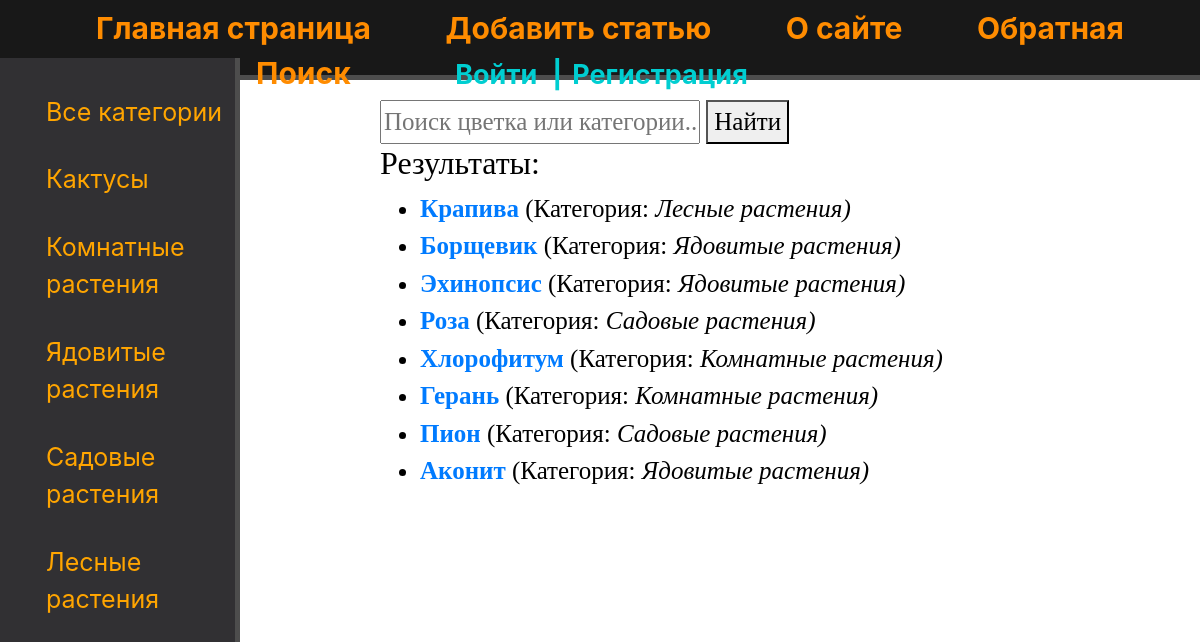
The app's page /search/, older data.
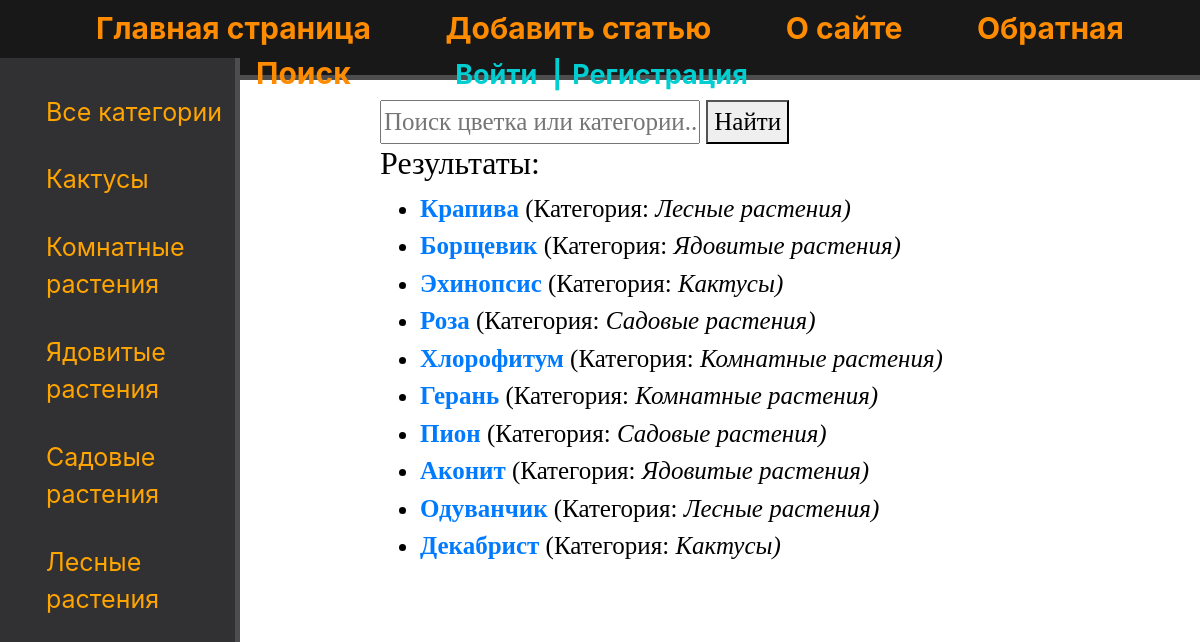
The same page, newer data.
### flowers/models.py (models this page shows, shortened)
class Category(models.Model):
    name = models.CharField(max_length=250)
    slug = models.SlugField(max_length=250, unique=True, db_index=True)
    def get_absolute_url(self):
        return reverse('category', kwargs={'cat_slug': self.slug})

class Flowers(models.Model):
    name = models.CharField(max_length=250, blank=True)
    slug = models.SlugField(max_length=250, unique=True, db_index=True)
    photo = models.ImageField(upload_to="photos/%Y/%m/%d/", default=None, blank=True, null=True, verbose_name="Фото")
    content = models.TextField(blank=True)
    time_create = models.DateTimeField(auto_now_add=True)
    time_update = models.DateTimeField(auto_now=True)
    cat = models.ForeignKey('Category', on_delete=models.PROTECT, null=True, verbose_name='Категории')

### flowers/views.py (the view)
# urls.py: path('search/', views.flower_search, name='search'),
def flower_search(request):
    query = request.GET.get('query_text', '').strip().lower()
    all_flowers = Flowers.objects.select_related('cat').all()
    if query:
        results = []
        for flower in all_flowers:
            flower_name = flower.name.lower()
            category_name = flower.cat.name.lower() if flower.cat else ""
            if query in flower_name or query in category_name:
                results.append(flower)
    else:
        results = all_flowers
    data = {'title': 'Поиск:',
            'menu': menu,
            'results': results,
            'query': request.GET.get('query_text', '')}
    return render(request, 'flowers/search.html', data)

### flowers/templatetags/flowers_category.py (called while the page is built)
@register.inclusion_tag('flowers/list_category.html')
def flower_category(cat_select=0):
    flower_cat = Category.objects.all()
    return {'category': flower_cat, 'cat_select': cat_select}

### users/context_processors.py (called while the page is built)
def get_flowers_context(request):
    return {'mainmenu': menu}

### flowers/templates/flowers/search.html (shortened to what this page needs)
{% extends 'base.html' %}
{% block content %}
<form method="GET" action="">
    <input type="text" name="query_text" placeholder="Поиск цветка или категории..." value="{{ query }}">
    <button type="submit">Найти</button>
</form>
<h2>Результаты:</h2>
<ul>
    {% for flower in results %}
        <li>
            <strong><a href="{% url 'post' flower.slug %}">{{ flower.name }}</a></strong>
            (Категория: <em>{{ flower.cat.name }})</em>
        </li>
    {% endfor %}
</ul>
{% endblock %}

### flowers/templates/flowers/list_category.html
{% for cat in category %}
    {% if cat.id == cat_select %}
        <li class="select">{{cat.name}}</li>
    {% else %}
        <li><a href="{{ cat.get_absolute_url }}">{{cat.name}}</a></li>
    {% endif %}
{% endfor %}

Row changes from the older to the newer data that the page shows:
changed Flowers "Эхинопсис": cat.name "Ядовитые растения" → "Кактусы"
added Flowers: name "Одуванчик", cat.name "Лесные растения"
added Flowers: name "Декабрист", cat.name "Кактусы"
